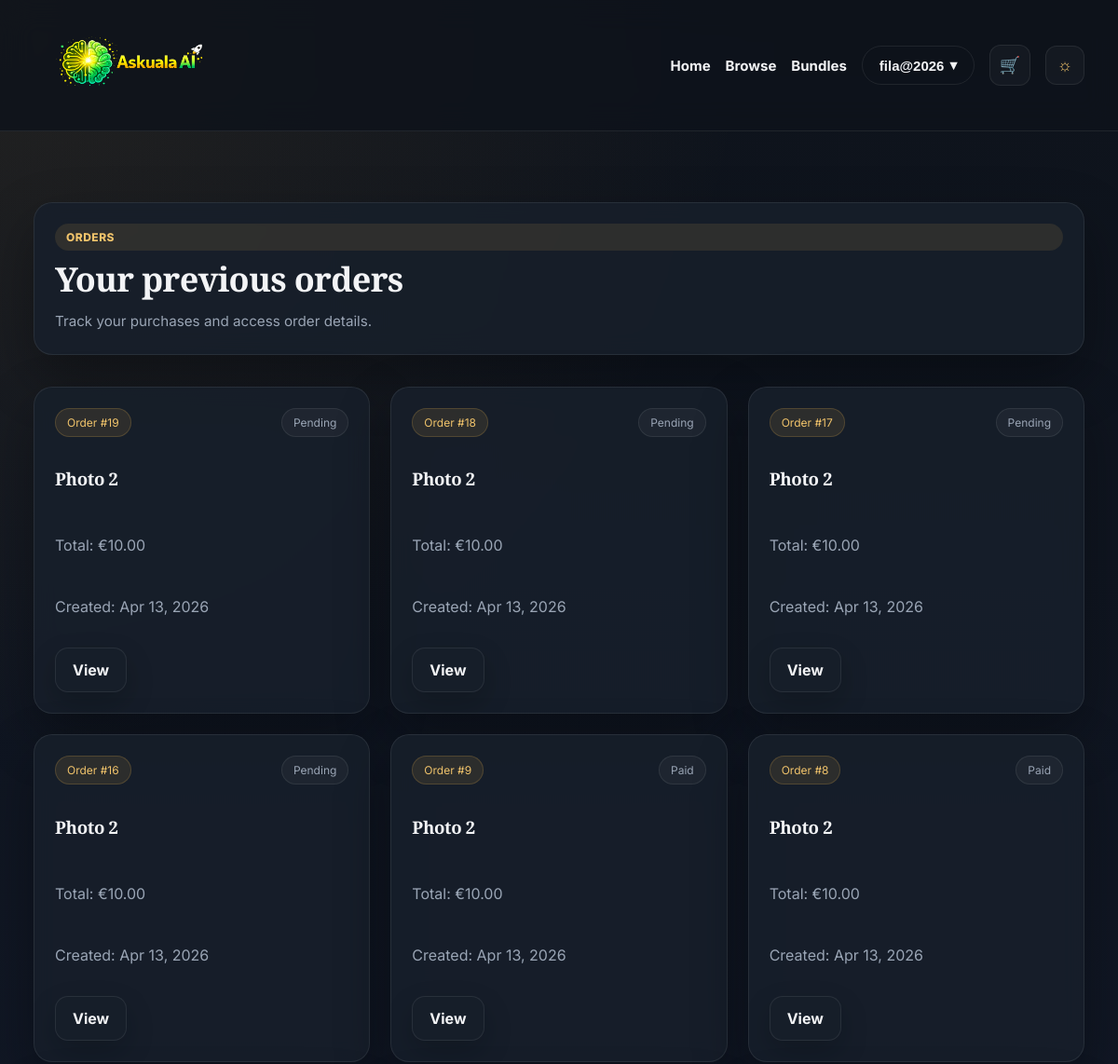
The page /payments/orders/ (signed in, upper part) on the database as committed earlier.
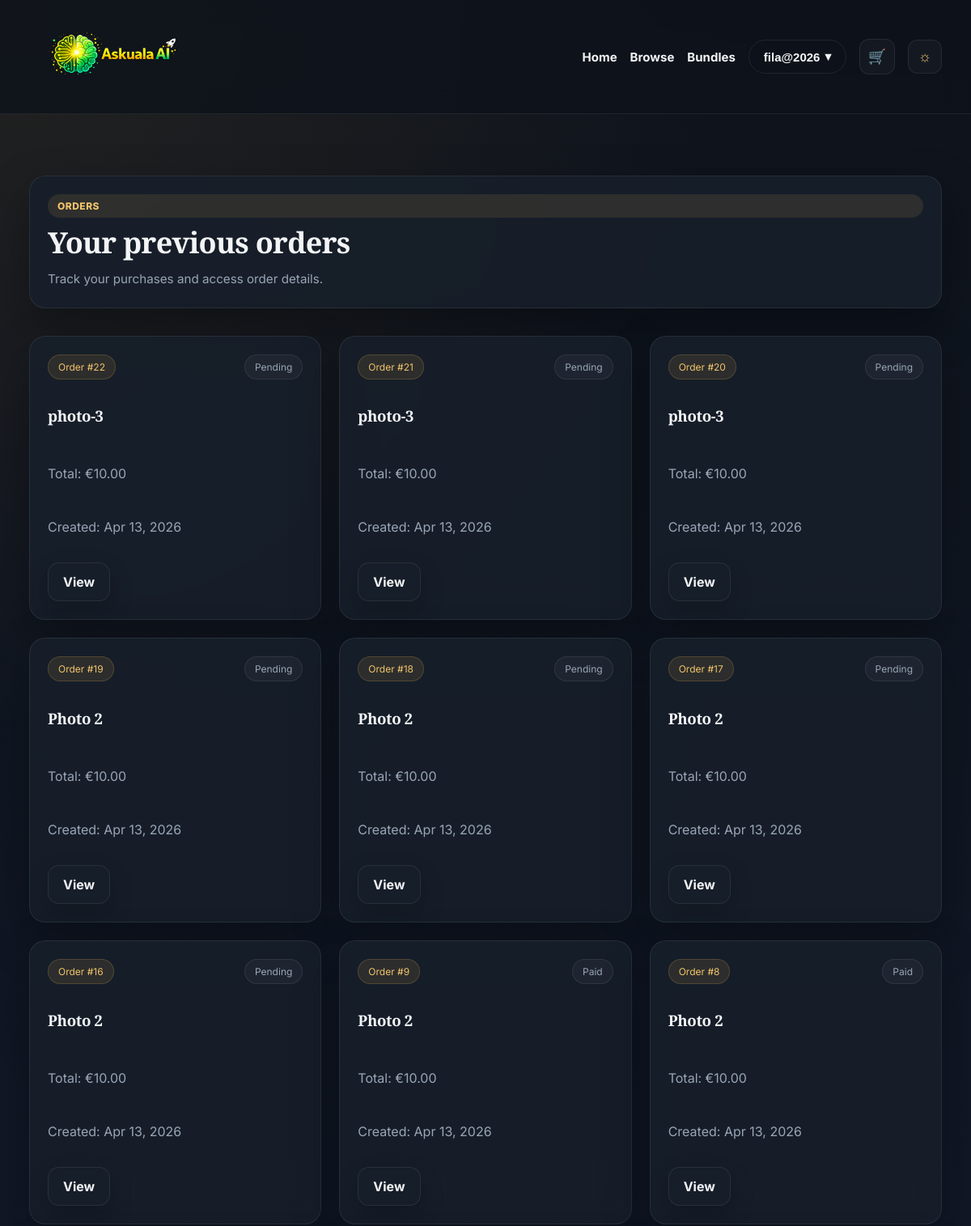
The same page on the database as committed later.
### payments/models.py (models this page shows, shortened)
class Order(models.Model):
    STATUS_CHOICES = [
        ('pending', 'Pending'),
        ('paid', 'Paid'),
        ('failed', 'Failed'),
        ('cancelled', 'Cancelled'),
    ]
    user = models.ForeignKey(settings.AUTH_USER_MODEL, on_delete=models.CASCADE, related_name='orders')
    product = models.ForeignKey('shop.Product', on_delete=models.PROTECT, related_name='orders')
    price_snapshot = models.DecimalField(max_digits=8, decimal_places=2)
    status = models.CharField(max_length=20, choices=STATUS_CHOICES, default='pending')
    created_at = models.DateTimeField(auto_now_add=True)
    stripe_session_id = models.CharField(max_length=255, blank=True)
    class Meta:
        ordering = ['-created_at']

### shop/models.py (models this page shows, shortened)
class Product(models.Model):
    title = models.CharField(max_length=200)
    image_url = models.URLField(blank=True, null=True)
    slug = models.SlugField(unique=True)
    description = models.TextField()
    price = models.DecimalField(max_digits=6, decimal_places=2)
    image_url = models.URLField()
    is_active = models.BooleanField(default=True)
    created_at = models.DateTimeField(auto_now_add=True)

### payments/views.py (the view)
# urls.py: path('orders/', order_list, name='order_list'),
@login_required
def order_list(request):
    orders = Order.objects.filter(user=request.user).order_by('-created_at')
    return render(request, 'payments/order_list.html', {'orders': orders})

### home/templatetags/nav_extras.py (called while the page is built)
@register.filter
def starts_with(value, arg):
    try:
        return str(value).startswith(str(arg))
    except Exception:
        return False

### shop/context_processors.py (called while the page is built)
def cart_count(request):
    cart = request.session.get('cart', {})
    count = sum(item.get('quantity', 0) for item in cart.values())
    return {
        'cart_count': count,
    }

### templates/payments/order_list.html (shortened to what this page needs)
{% extends "base.html" %}
{% block content %}
<section class="section">
    <div class="card-soft page-intro-card">
        <span class="badge accent">Orders</span>
        <h1>Your previous orders</h1>
        <p class="muted">Track your purchases and access order details.</p>
    </div>
</section>
<section class="section">
    {% if orders %}
        <div class="request-premium-grid">
            {% for order in orders %}
                <article class="card-floating request-premium-card">
                    <div class="request-card-top">
                        <span class="pill accent">Order #{{ order.pk }}</span>
                        <span class="pill">{{ order.get_status_display }}</span>
                    </div>
                    <h3>{{ order.product.title }}</h3>
                    <p class="muted">Total: €{{ order.price_snapshot }}</p>
                    <p class="muted">Created: {{ order.created_at|date:"M d, Y" }}</p>
                    <div class="service-actions">
                        <a href="{% url 'order_detail' order.pk %}" class="btn-secondary">View</a>
                    </div>
                </article>
            {% endfor %}
        </div>
    {% endif %}
</section>
{% endblock %}

### templates/base.html (shortened to what this page needs)
{% load static %}
<!DOCTYPE html>
<html lang="en" data-theme="dark">
<head>
    <link rel="stylesheet" href="{% static 'css/style.css' %}">
</head>
<body>
    <div class="page-shell">
        {% include 'includes/navbar.html' %}
        <main class="container site-main">
            {% block content %}
            {% endblock %}
        </main>
    </div>
</body>
</html>

### templates/includes/navbar.html (shortened to what this page needs)
{% load static nav_extras %}
<header class="site-header">
    <nav class="site-nav container">
        <a href="{% url 'home' %}" class="brand-link" aria-label="Askuala AI Portraits home">
            <img
                src="{% static 'img/askuala-logo.png' %}"
                alt="Askuala AI Portraits"
                class="logo logo-large"
            >
        </a>
        {% url 'home' as home_url %}
        {% url 'browse' as browse_url %}
        {% url 'ai_bundles' as ai_bundles_url %}
        {% url 'cart_view' as cart_url %}
        <ul class="nav-menu">
            <li><a href="{{ home_url }}" class="{% if request.path == home_url %}active{% endif %}">Home</a></li>
            <li><a href="{{ browse_url }}" class="{% if request.path|starts_with:browse_url %}active{% endif %}">Browse</a></li>
            <li><a href="{{ ai_bundles_url }}" class="{% if request.path|starts_with:ai_bundles_url %}active{% endif %}">Bundles</a></li>
            {% if user.is_authenticated %}
                <li class="nav-user">
                    <button class="nav-btn nav-btn-outline nav-user-toggle">
                        {{ user.get_full_name|default:user.username }}
                        <span aria-hidden="true">▾</span>
                    </button>
                </li>
                <li>
                    <a href="{{ cart_url }}" class="cart-nav-link {% if request.path|starts_with:cart_url %}active{% endif %}" aria-label="View cart">
                        <span class="cart-nav-icon">🛒</span>
                    </a>
                </li>
            {% else %}
                <li><a href="{% url 'signup' %}" class="nav-btn nav-btn-outline">Sign Up</a></li>
                <li><a href="{% url 'login' %}" class="nav-btn nav-btn-solid">Login</a></li>
            {% endif %}
            <li>
                <button id="themeToggle" class="theme-toggle" aria-label="Toggle theme">☼</button>
            </li>
        </ul>
    </nav>
</header>

Rows that differ between the two databases and show on the page:
added Order: pk "22", status "Pending", product "photo-3", price_snapshot "10.00", created_at "Apr 13, 2026"
added Order: pk "21", status "Pending", product "photo-3", price_snapshot "10.00", created_at "Apr 13, 2026"
added Order: pk "20", status "Pending", product "photo-3", price_snapshot "10.00", created_at "Apr 13, 2026"
